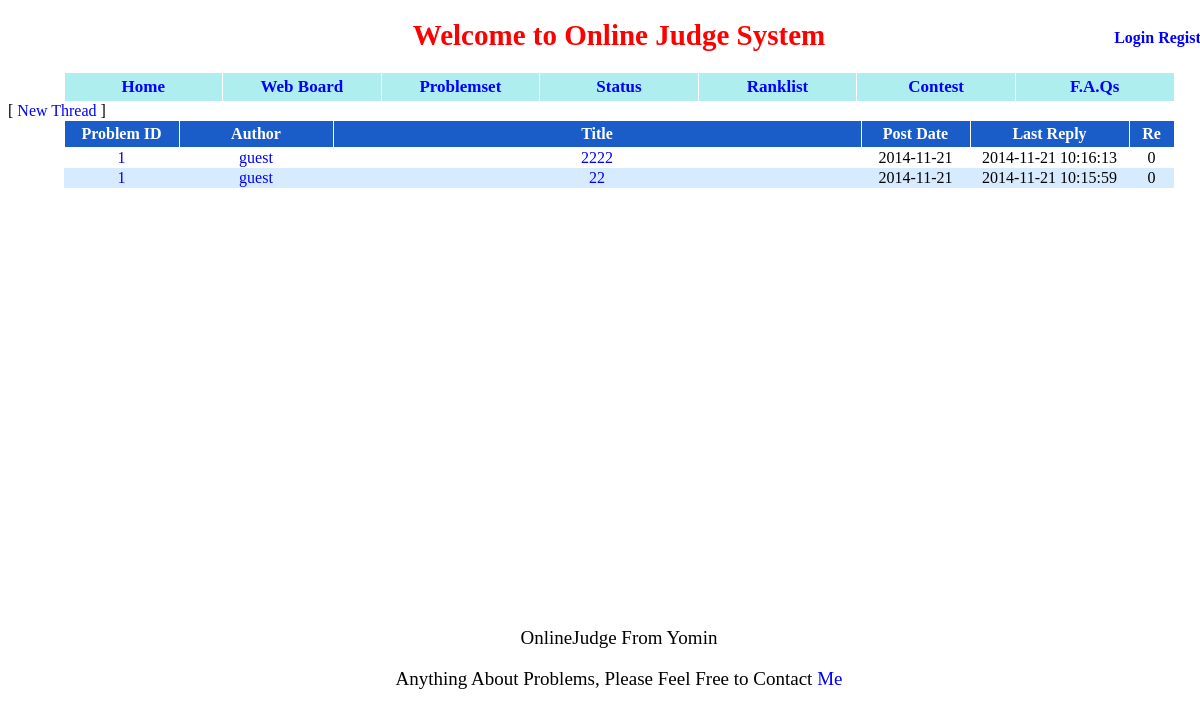
/discuss/, run on an earlier commit of the app's database.
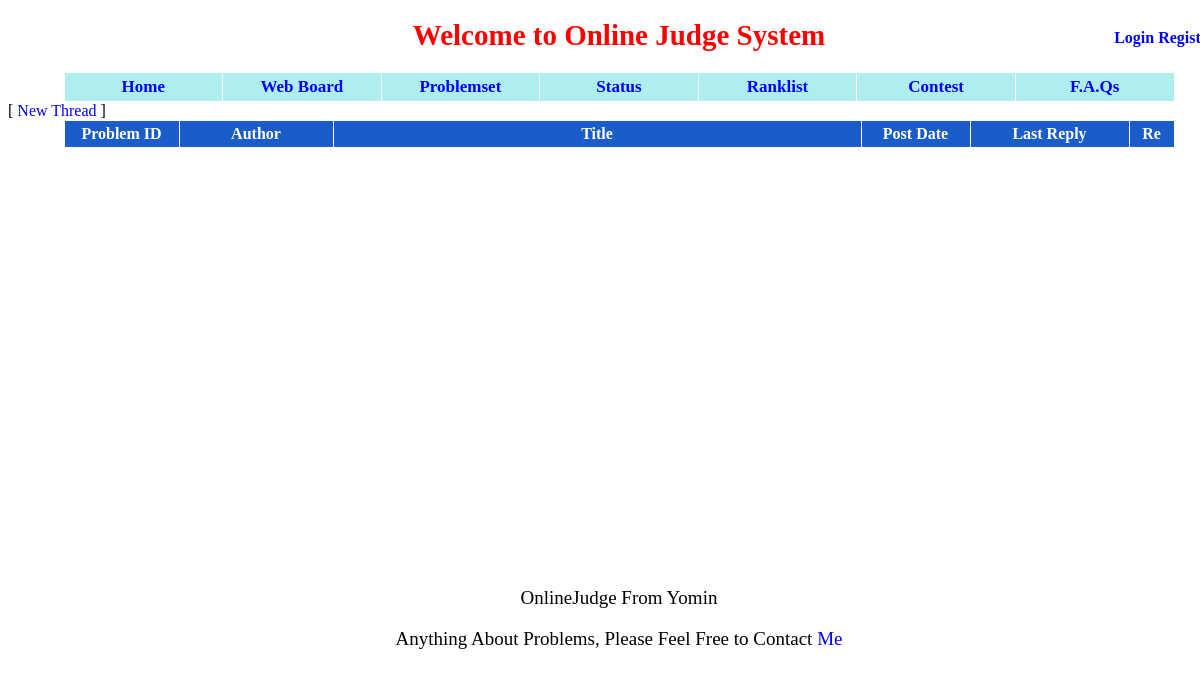
And on a later commit of the database.
### appfile/models.py (models this page shows, shortened)
class Comment(db.Model):
    tid = db.Column(db.Integer, primary_key = True)
    pid = db.Column(db.Integer)
    userid = db.Column(db.String(22))
    nickname = db.Column(db.String(22))
    title = db.Column(db.String(32))
    content = db.Column(db.Text)
    post_time = db.Column(db.String(19))
    last_reply = db.Column(db.String(19))
    re = db.Column(db.Integer, default = 0)
    replys = db.relationship('Reply', backref = db.backref('comment'))

### appfile/views.py (the view)
@app.route('/discuss/')
def discuss():
    pid = request.args.get('pid')
    if pid:
        comment_list = Comment.query.filter_by(pid = pid).order_by(Comment.last_reply.desc()).all()
    else:
        comment_list = Comment.query.order_by(Comment.last_reply.desc()).all()
    return render_template('discuss.html', comment_list = comment_list, pid = pid)

### appfile/views.py (called while the page is built)
@app.before_request
def before_request():
    g.user = current_user
    if g.user.is_authenticated():
        g.url = url_for('userinfo',userid = g.user.userid)

### appfile/templates/discuss.html (shortened to what this page needs)
{% extends "base.html" %}
{% block content %}
[<a href={{ url_for('newpost', pid = pid) }}> New Thread </a>]
<table id="list">
    <tr>
        <th width="100px"> Problem ID </th>
        <th width="139px"> Author </th>
        <th> Title </th>
        <th width="94px"> Post Date </th>
        <th width="144px"> Last Reply </th>
        <th width="30px"> Re </th>
    </tr>
    {% for comment in comment_list %}
        <tr style="{{ loop.cycle('', 'background-color:#D7EBFF') }}">
            <td><a href={{ url_for('show_problem', pid = comment.pid) }}> {{ comment.pid }} </a></td>
            <td><a href={{ url_for('userinfo', userid = comment.userid) }}> {{ comment.userid }} </a></td>
            <td><a href={{ url_for('show_comment', tid = comment.tid) }}> {{ comment.title }} </a></td>
            <td> {{ comment.post_time.split()[0] }} </td>
            <td> {{ comment.last_reply }} </td>
            <td> {{ comment.re }} </td>
        </tr>
    {% endfor %}
</table>
{% endblock %}

### appfile/templates/base.html (shortened to what this page needs)
<!DOCTYPE html>
<html lang="zh-cn">
    <head>
        <link rel="stylesheet" type="text/css" href={{ url_for('static', filename='css/style.css') }}>
    </head>
    <body>
        <div id = "wrapper">
            <div id = "head">
                <h1 class = "title">Welcome to Online Judge System</h1>
            </div>
            <div id = "profile">
                {% if g.user.is_authenticated() %}
                    <a href={{ g.url }}> {{ g.user.userid }}</a>
                    {% if g.user.is_admin %}
                        <a href="/admin/" id="admin" color="red"> Admin </a>
                    {% endif %}
                    <a href="/logout/"> Logout </a>
                {% else %}
                    <a href = "/login/"> Login </a>
                    <a href = "/register/"> Register </a>
                {% endif %}
            </div>
            <div>
                <table id = "navbar">
                    <td><a href = "/"> Home </a></td>
                    <td><a href="/discuss/"> Web Board </a></td>
                    <td><a href = "/problemset/"> Problemset </a></td>
                    <td><a href = "/status/"> Status </a></td>
                    <td><a href = "/ranklist/"> Ranklist </a></td>
                    <td><a href = "/"> Contest </a></td>
                    <td><a href = "/FAQ/"> F.A.Qs </a></td>
                </table>
            </div>
            {% block content %}
            {% endblock %}
            <div id = "contact">
                <p>OnlineJudge From Yomin</p>
                Anything About Problems, Please Feel Free to Contact <a href = "mailto:yueming412@gmail.com">Me</a>
            </div>
        </div>
    </body>
</html>

### appfile/static/css/style.css (style rules this page uses)
#wrapper { position: relative; width: 1222px; min-height: 100%; margin: 0 auto; }
.title { text-align: center; color: red; font-size: 29px; font-weight: bold; }
#profile { position: absolute; top: 10px; right: 15px; font-weight: bold; }
#navbar { color: white; width: 1111px; background-color: #AFEEEE; margin: 0 auto; border-collapse: collapse; font-weight: bold; }
#navbar td { text-align: center; font-size: 17px; color: black; width: 133px; border: 1px solid white; padding: 4px 7px 4px 7px; }
#contact { position: relative; top: 420px; text-align: center; font-size: 19px; }
a:link { text-decoration: none; color: blue; }
#list { width: 1111px; border-collapse: collapse; margin: 0 auto; font-size: 16px; text-align: center; }
#list th { padding: 4px 7px 4px 7px; background-color: #1A5CC8; border: 1px solid white; color: white; }

What changed in the data, as far as the page shows it:
removed Comment: pid "1", userid "guest", title "2222", post_time "2014-11-21", last_reply "2014-11-21 10:16:13", re "0"
removed Comment: pid "1", userid "guest", title "22", post_time "2014-11-21", last_reply "2014-11-21 10:15:59", re "0"
